Frame 1 (no input): blank canvas, image omitted
Frame 60 (the mouse pressed at the canvas centre just before this capture): blank canvas, image omitted
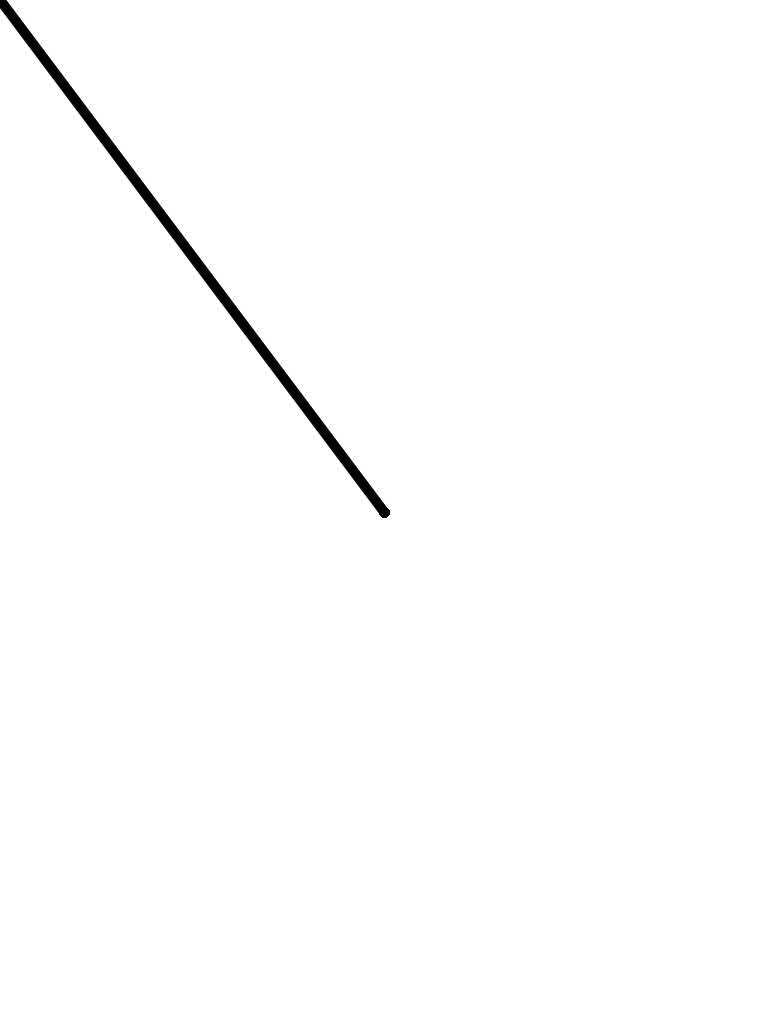
Frame 120 (the mouse held since frame 60 and released just before this capture)

The Processing sketch whose frames 1 and 60 were blank and that drew this single picture after the mouse press (run headless with seeded random() and noise(); from frame 60 on, the mouse is pressed at the canvas centre):

// Processing sketch: sketch02
// ── sketch02.pde
color drawingColor = color(0);

void setup()
{
  size(768, 1024);
  background(255);
}

void draw () {
  if (mousePressed == true) { 
    stroke(drawingColor);     
    strokeWeight(10);         
    line(pmouseX, pmouseY, mouseX, mouseY);
  }
}


void keyPressed () {
  if (key == 'R') {  
    background(255); 
  }

  if (key == 'S') {  
    save("mon-beau-dessin.png");  
  }

  if (key == ' ') {  
    drawingColor = color(random(255), random(255), random(255));
  }
}

void mousePressed () {

}
